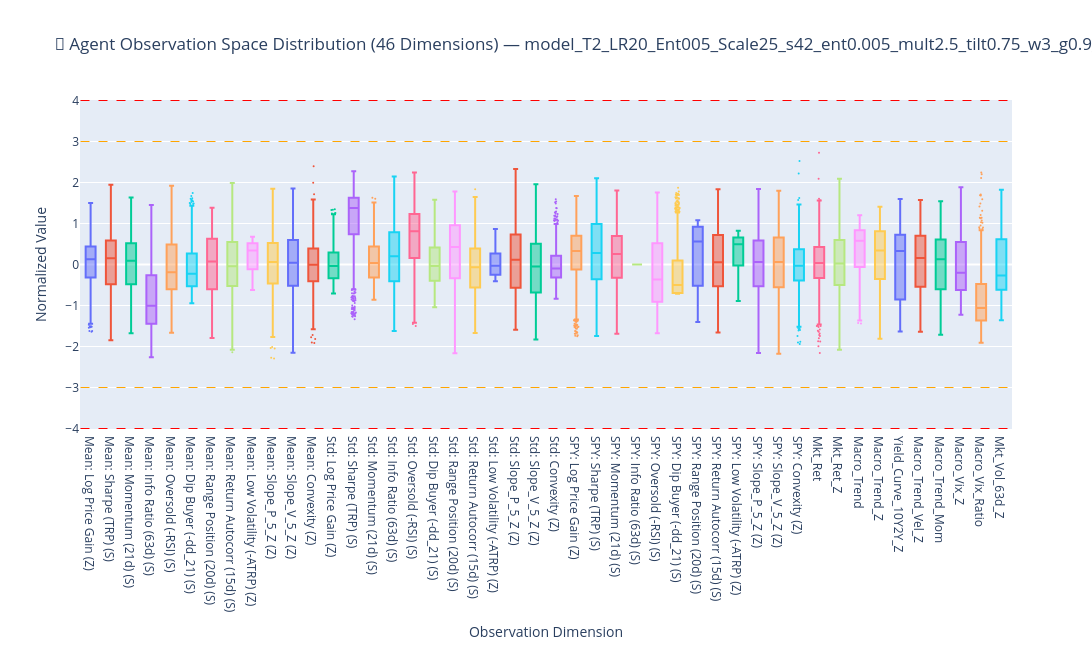

The code cell stored with this chart in its notebook:
### Code cell
# CELL 12: Observation Space Sanity & Outlier Bounds (46 Dimensions)
obs_raw = blotter_df["observation"].values
obs_array = np.vstack([np.array(x).flatten() for x in obs_raw])
assert (
    obs_array.shape[1] == 46
), f"Expected 46 observation dimensions, got {obs_array.shape[1]}"

obs_df = pd.DataFrame(obs_array, columns=obs_names, index=blotter_df["date"])
desc_stats = obs_df.describe().T[["mean", "std", "min", "max"]]


def format_with_clip(val: float) -> str:
    if pd.isna(val):
        return ""
    formatted = f"{val:.4f}"
    if abs(abs(val) - 4.0) < 1e-3:
        return f"{formatted} [CLIP]"
    return formatted


mapping_table = pd.DataFrame(
    {
        "Dim Index": [f"Dim_{i:02d}" for i in range(46)],
        "Feature Name": obs_names,
        "Mean": desc_stats["mean"].map(lambda x: f"{x:.4f}").values,
        "Std Dev": desc_stats["std"].map(lambda x: f"{x:.4f}").values,
        "Min": desc_stats["min"].map(format_with_clip).values,
        "Max": desc_stats["max"].map(format_with_clip).values,
    }
)

print("\n--- Mapped Observation Space Statistics (46 Dimensions) ---")
print(mapping_table.to_string(index=False))

fig = go.Figure()
for col in obs_df.columns:
    fig.add_trace(
        go.Box(
            y=obs_df[col],
            name=col,
            boxpoints="outliers",
            jitter=0.5,
            marker=dict(size=2),
        )
    )

fig.update_layout(
    title=f"🤖 Agent Observation Space Distribution (46 Dimensions) — {target_file}",
    yaxis_title="Normalized Value",
    xaxis_title="Observation Dimension",
    height=650,
    width=1250,
    showlegend=False,
    shapes=[
        dict(
            type="line",
            y0=3.0,
            y1=3.0,
            x0=-0.5,
            x1=45.5,
            line=dict(color="orange", width=1, dash="dash"),
        ),
        dict(
            type="line",
            y0=-3.0,
            y1=-3.0,
            x0=-0.5,
            x1=45.5,
            line=dict(color="orange", width=1, dash="dash"),
        ),
        dict(
            type="line",
            y0=4.0,
            y1=4.0,
            x0=-0.5,
            x1=45.5,
            line=dict(color="red", width=1, dash="dash"),
        ),
        dict(
            type="line",
            y0=-4.0,
            y1=-4.0,
            x0=-0.5,
            x1=45.5,
            line=dict(color="red", width=1, dash="dash"),
        ),
    ],
)
fig.show()

### Figure 1 — Plotly figure (JSON) as saved in the notebook; plotly's stock layout.template omitted (floating-point values rounded to 4 significant figures; data arrays with more than 128 entries replaced by an {"elided": "..."} marker saying what was removed)
{"data": [{"boxpoints": "outliers", "jitter": 0.5, "marker": {"size": 2}, "name": "Mean: Log Price Gain (Z)", "type": "box", "y": {"elided": "1097 float values"}}, {"boxpoints": "outliers", "jitter": 0.5, "marker": {"size": 2}, "name": "Mean: Sharpe (TRP) (S)", "type": "box", "y": {"elided": "1097 float values"}}, {"boxpoints": "outliers", "jitter": 0.5, "marker": {"size": 2}, "name": "Mean: Momentum (21d) (S)", "type": "box", "y": {"elided": "1097 float values"}}, {"boxpoints": "outliers", "jitter": 0.5, "marker": {"size": 2}, "name": "Mean: Info Ratio (63d) (S)", "type": "box", "y": {"elided": "1097 float values"}}, {"boxpoints": "outliers", "jitter": 0.5, "marker": {"size": 2}, "name": "Mean: Oversold (-RSI) (S)", "type": "box", "y": {"elided": "1097 float values"}}, {"boxpoints": "outliers", "jitter": 0.5, "marker": {"size": 2}, "name": "Mean: Dip Buyer (-dd_21) (S)", "type": "box", "y": {"elided": "1097 float values"}}, {"boxpoints": "outliers", "jitter": 0.5, "marker": {"size": 2}, "name": "Mean: Range Position (20d) (S)", "type": "box", "y": {"elided": "1097 float values"}}, {"boxpoints": "outliers", "jitter": 0.5, "marker": {"size": 2}, "name": "Mean: Return Autocorr (15d) (S)", "type": "box", "y": {"elided": "1097 float values"}}, {"boxpoints": "outliers", "jitter": 0.5, "marker": {"size": 2}, "name": "Mean: Low Volatility (-ATRP) (Z)", "type": "box", "y": {"elided": "1097 float values"}}, {"boxpoints": "outliers", "jitter": 0.5, "marker": {"size": 2}, "name": "Mean: Slope_P_5_Z (Z)", "type": "box", "y": {"elided": "1097 float values"}}, {"boxpoints": "outliers", "jitter": 0.5, "marker": {"size": 2}, "name": "Mean: Slope_V_5_Z (Z)", "type": "box", "y": {"elided": "1097 float values"}}, {"boxpoints": "outliers", "jitter": 0.5, "marker": {"size": 2}, "name": "Mean: Convexity (Z)", "type": "box", "y": {"elided": "1097 float values"}}, {"boxpoints": "outliers", "jitter": 0.5, "marker": {"size": 2}, "name": "Std: Log Price Gain (Z)", "type": "box", "y": {"elided": "1097 float values"}}, {"boxpoints": "outliers", "jitter": 0.5, "marker": {"size": 2}, "name": "Std: Sharpe (TRP) (S)", "type": "box", "y": {"elided": "1097 float values"}}, {"boxpoints": "outliers", "jitter": 0.5, "marker": {"size": 2}, "name": "Std: Momentum (21d) (S)", "type": "box", "y": {"elided": "1097 float values"}}, {"boxpoints": "outliers", "jitter": 0.5, "marker": {"size": 2}, "name": "Std: Info Ratio (63d) (S)", "type": "box", "y": {"elided": "1097 float values"}}, {"boxpoints": "outliers", "jitter": 0.5, "marker": {"size": 2}, "name": "Std: Oversold (-RSI) (S)", "type": "box", "y": {"elided": "1097 float values"}}, {"boxpoints": "outliers", "jitter": 0.5, "marker": {"size": 2}, "name": "Std: Dip Buyer (-dd_21) (S)", "type": "box", "y": {"elided": "1097 float values"}}, {"boxpoints": "outliers", "jitter": 0.5, "marker": {"size": 2}, "name": "Std: Range Position (20d) (S)", "type": "box", "y": {"elided": "1097 float values"}}, {"boxpoints": "outliers", "jitter": 0.5, "marker": {"size": 2}, "name": "Std: Return Autocorr (15d) (S)", "type": "box", "y": {"elided": "1097 float values"}}, {"boxpoints": "outliers", "jitter": 0.5, "marker": {"size": 2}, "name": "Std: Low Volatility (-ATRP) (Z)", "type": "box", "y": {"elided": "1097 float values"}}, {"boxpoints": "outliers", "jitter": 0.5, "marker": {"size": 2}, "name": "Std: Slope_P_5_Z (Z)", "type": "box", "y": {"elided": "1097 float values"}}, {"boxpoints": "outliers", "jitter": 0.5, "marker": {"size": 2}, "name": "Std: Slope_V_5_Z (Z)", "type": "box", "y": {"elided": "1097 float values"}}, {"boxpoints": "outliers", "jitter": 0.5, "marker": {"size": 2}, "name": "Std: Convexity (Z)", "type": "box", "y": {"elided": "1097 float values"}}, {"boxpoints": "outliers", "jitter": 0.5, "marker": {"size": 2}, "name": "SPY: Log Price Gain (Z)", "type": "box", "y": {"elided": "1097 float values"}}, {"boxpoints": "outliers", "jitter": 0.5, "marker": {"size": 2}, "name": "SPY: Sharpe (TRP) (S)", "type": "box", "y": {"elided": "1097 float values"}}, {"boxpoints": "outliers", "jitter": 0.5, "marker": {"size": 2}, "name": "SPY: Momentum (21d) (S)", "type": "box", "y": {"elided": "1097 float values"}}, {"boxpoints": "outliers", "jitter": 0.5, "marker": {"size": 2}, "name": "SPY: Info Ratio (63d) (S)", "type": "box", "y": {"elided": "1097 int values"}}, {"boxpoints": "outliers", "jitter": 0.5, "marker": {"size": 2}, "name": "SPY: Oversold (-RSI) (S)", "type": "box", "y": {"elided": "1097 float values"}}, {"boxpoints": "outliers", "jitter": 0.5, "marker": {"size": 2}, "name": "SPY: Dip Buyer (-dd_21) (S)", "type": "box", "y": {"elided": "1097 float values"}}, {"boxpoints": "outliers", "jitter": 0.5, "marker": {"size": 2}, "name": "SPY: Range Position (20d) (S)", "type": "box", "y": {"elided": "1097 float values"}}, {"boxpoints": "outliers", "jitter": 0.5, "marker": {"size": 2}, "name": "SPY: Return Autocorr (15d) (S)", "type": "box", "y": {"elided": "1097 float values"}}, {"boxpoints": "outliers", "jitter": 0.5, "marker": {"size": 2}, "name": "SPY: Low Volatility (-ATRP) (Z)", "type": "box", "y": {"elided": "1097 float values"}}, {"boxpoints": "outliers", "jitter": 0.5, "marker": {"size": 2}, "name": "SPY: Slope_P_5_Z (Z)", "type": "box", "y": {"elided": "1097 float values"}}, {"boxpoints": "outliers", "jitter": 0.5, "marker": {"size": 2}, "name": "SPY: Slope_V_5_Z (Z)", "type": "box", "y": {"elided": "1097 float values"}}, {"boxpoints": "outliers", "jitter": 0.5, "marker": {"size": 2}, "name": "SPY: Convexity (Z)", "type": "box", "y": {"elided": "1097 float values"}}, {"boxpoints": "outliers", "jitter": 0.5, "marker": {"size": 2}, "name": "Mkt_Ret", "type": "box", "y": {"elided": "1097 float values"}}, {"boxpoints": "outliers", "jitter": 0.5, "marker": {"size": 2}, "name": "Mkt_Ret_Z", "type": "box", "y": {"elided": "1097 float values"}}, {"boxpoints": "outliers", "jitter": 0.5, "marker": {"size": 2}, "name": "Macro_Trend", "type": "box", "y": {"elided": "1097 float values"}}, {"boxpoints": "outliers", "jitter": 0.5, "marker": {"size": 2}, "name": "Macro_Trend_Z", "type": "box", "y": {"elided": "1097 float values"}}, {"boxpoints": "outliers", "jitter": 0.5, "marker": {"size": 2}, "name": "Yield_Curve_10Y2Y_Z", "type": "box", "y": {"elided": "1097 float values"}}, {"boxpoints": "outliers", "jitter": 0.5, "marker": {"size": 2}, "name": "Macro_Trend_Vel_Z", "type": "box", "y": {"elided": "1097 float values"}}, {"boxpoints": "outliers", "jitter": 0.5, "marker": {"size": 2}, "name": "Macro_Trend_Mom", "type": "box", "y": {"elided": "1097 float values"}}, {"boxpoints": "outliers", "jitter": 0.5, "marker": {"size": 2}, "name": "Macro_Vix_Z", "type": "box", "y": {"elided": "1097 float values"}}, {"boxpoints": "outliers", "jitter": 0.5, "marker": {"size": 2}, "name": "Macro_Vix_Ratio", "type": "box", "y": {"elided": "1097 float values"}}, {"boxpoints": "outliers", "jitter": 0.5, "marker": {"size": 2}, "name": "Mkt_Vol_63d_Z", "type": "box", "y": {"elided": "1097 float values"}}], "layout": {"height": 650, "shapes": [{"line": {"color": "orange", "dash": "dash", "width": 1}, "type": "line", "x0": -0.5, "x1": 45.5, "y0": 3, "y1": 3}, {"line": {"color": "orange", "dash": "dash", "width": 1}, "type": "line", "x0": -0.5, "x1": 45.5, "y0": -3, "y1": -3}, {"line": {"color": "red", "dash": "dash", "width": 1}, "type": "line", "x0": -0.5, "x1": 45.5, "y0": 4, "y1": 4}, {"line": {"color": "red", "dash": "dash", "width": 1}, "type": "line", "x0": -0.5, "x1": 45.5, "y0": -4, "y1": -4}], "showlegend": false, "title": {"text": "🤖 Agent Observation Space Distribution (46 Dimensions) — model_T2_LR20_Ent005_Scale25_s42_ent0.005_mult2.5_tilt0.75_w3_g0.9_rsc25.0_lr0.0002_ep_72_rollsh_1.14_valsh_1.12.pt"}, "width": 1250, "xaxis": {"title": {"text": "Observation Dimension"}}, "yaxis": {"title": {"text": "Normalized Value"}}}}
